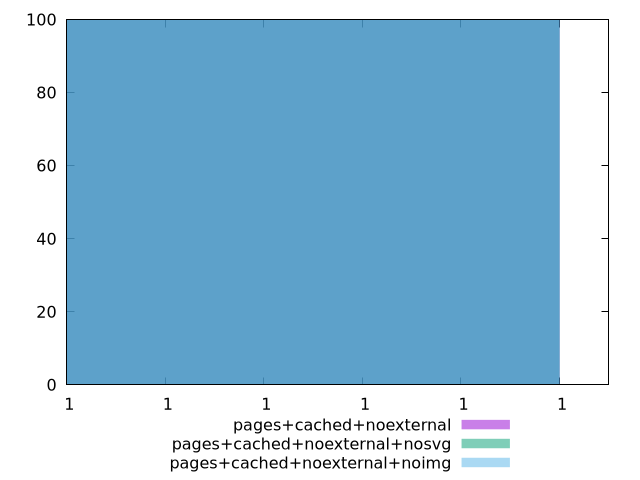

The script that saved this image:
$_pagesCachedNoexternal <<EOF
172 100
EOF
$_pagesCachedNoexternalNosvg <<EOF
172 100
EOF
$_pagesCachedNoexternalNoimg <<EOF
172 100
EOF
set key outside below
set terminal pngcairo
set output "report_00006_2020-11-02T20-21-41.718Z/dom-size/dom-size_pages+cached+noexternal_pages+cached+noexternal+nosvg_pages+cached+noexternal+noimg+hist.png"
set boxwidth 0.1
set style fill transparent solid 0.5 noborder
set yrange [0:100]
plot $_pagesCachedNoexternal title "pages+cached+noexternal" with boxes ,$_pagesCachedNoexternalNosvg title "pages+cached+noexternal+nosvg" with boxes ,$_pagesCachedNoexternalNoimg title "pages+cached+noexternal+noimg" with boxes ,
